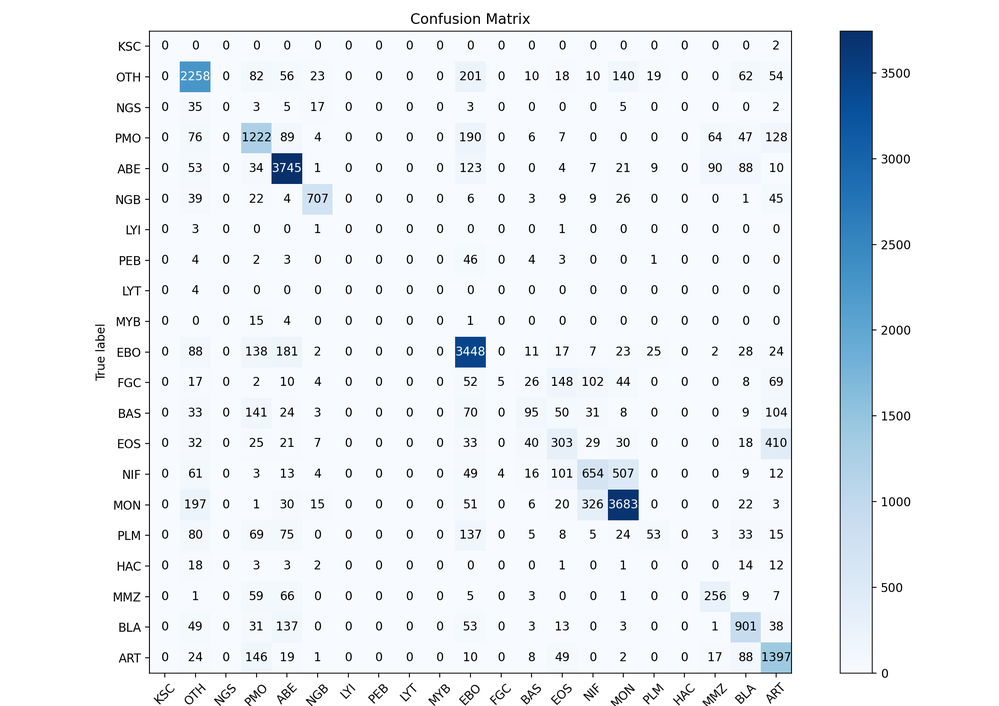
#> input picture Confusion Matrics/DenseNet121.png, 999 x 706 px, shrunk from 2340 x 1654 before the run, found by its file name
$ python matrics.py
#> lines starting #> are read from the running program, lines starting #| are printed output that depends on the picture
from PIL import Image, ImageDraw, ImageFont

# Load the confusion matrix images and their respective model names
image_paths = [
    r'C:\Users\HP\Desktop\Leukemia Research\Models\Confusion Matrics\DenseNet121.png',
    r'C:\Users\HP\Desktop\Leukemia Research\Models\Confusion Matrics\InceptionV3.png',
    r'C:\Users\HP\Desktop\Leukemia Research\Models\Confusion Matrics\MobileNetV2.png',
    r'C:\Users\HP\Desktop\Leukemia Research\Models\Confusion Matrics\ResNet50_10_epoch.png',
    r'C:\Users\HP\Desktop\Leukemia Research\Models\Confusion Matrics\ResNet152.png',
    r'C:\Users\HP\Desktop\Leukemia Research\Models\Confusion Matrics\VGG_16.png',
    r'C:\Users\HP\Desktop\Leukemia Research\Models\Confusion Matrics\Xception.png',
]

model_names = ['DenseNet121', 'InceptionV3', 'MobileNetV2',
               'ResNet50_10_epoch', 'ResNet152', 'VGG_16', 'Xception']

# Open each image
images = [Image.open(image_path) for image_path in image_paths]
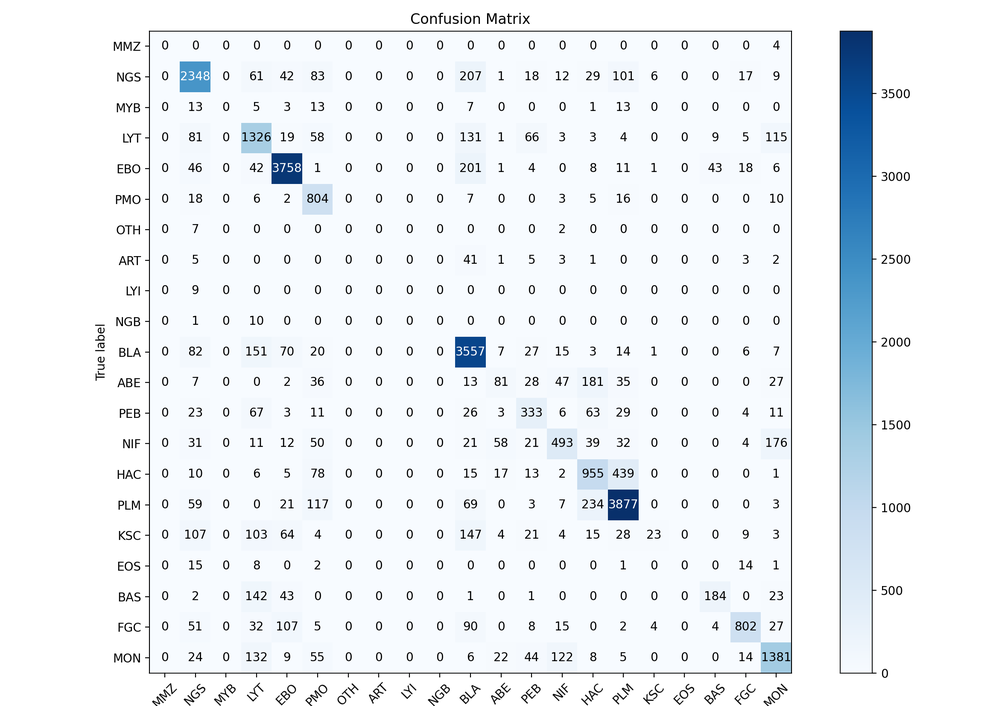
#> input picture Confusion Matrics/InceptionV3.png, 999 x 706 px, shrunk from 2340 x 1654 before the run, found by its file name
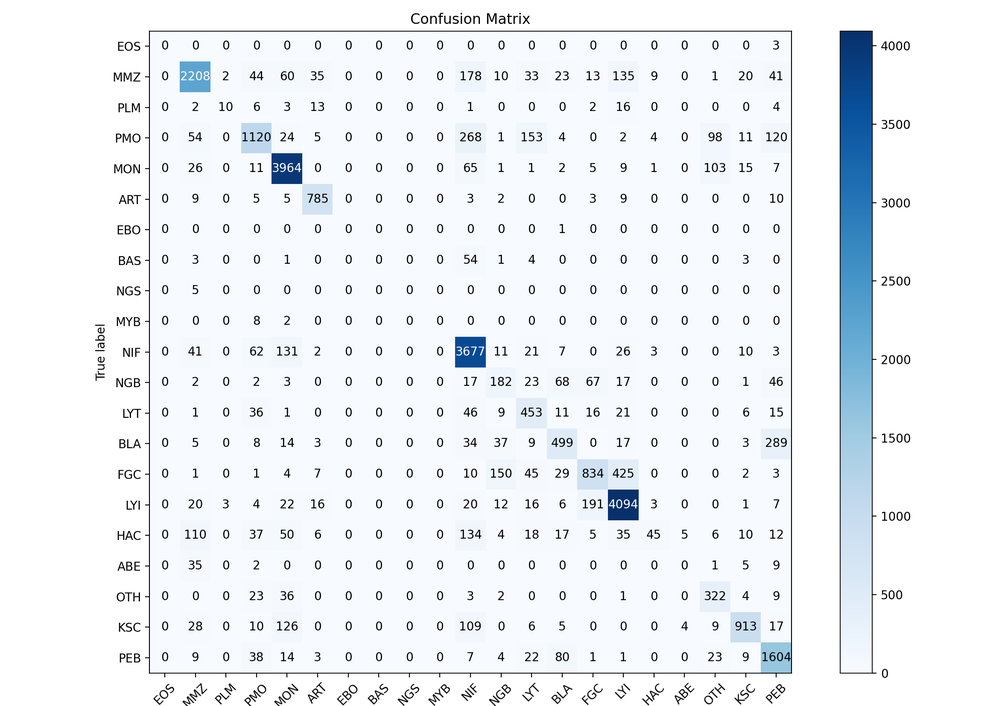
#> input picture Confusion Matrics/MobileNetV2.png, 999 x 706 px, shrunk from 2340 x 1654 before the run, found by its file name
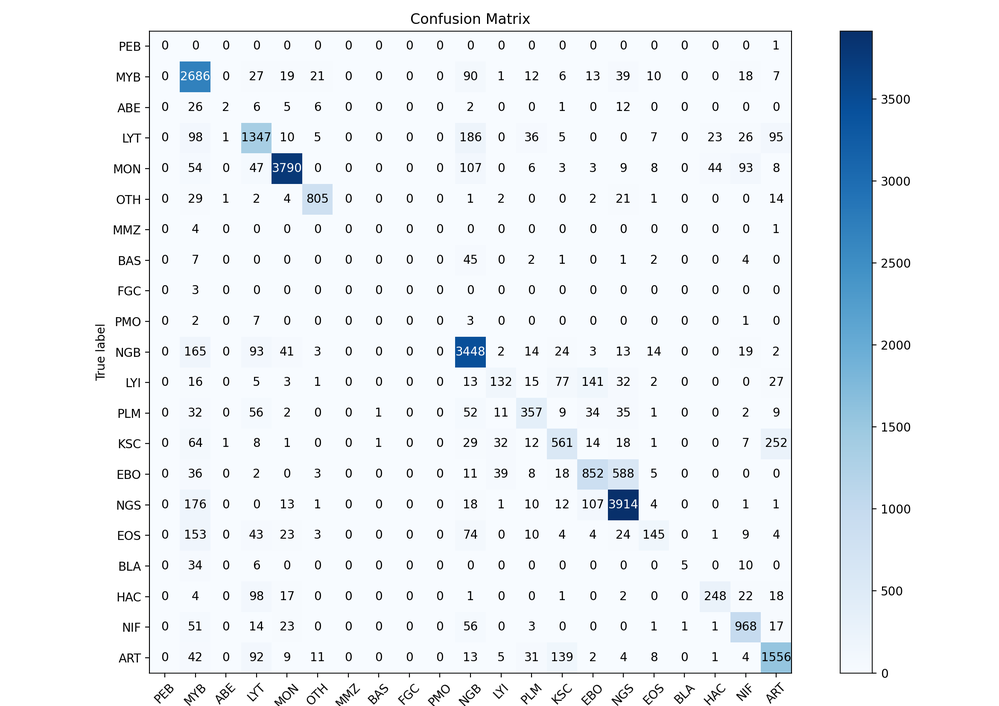
#> input picture Confusion Matrics/ResNet50_10_epoch.png, 999 x 706 px, shrunk from 2340 x 1654 before the run, found by its file name
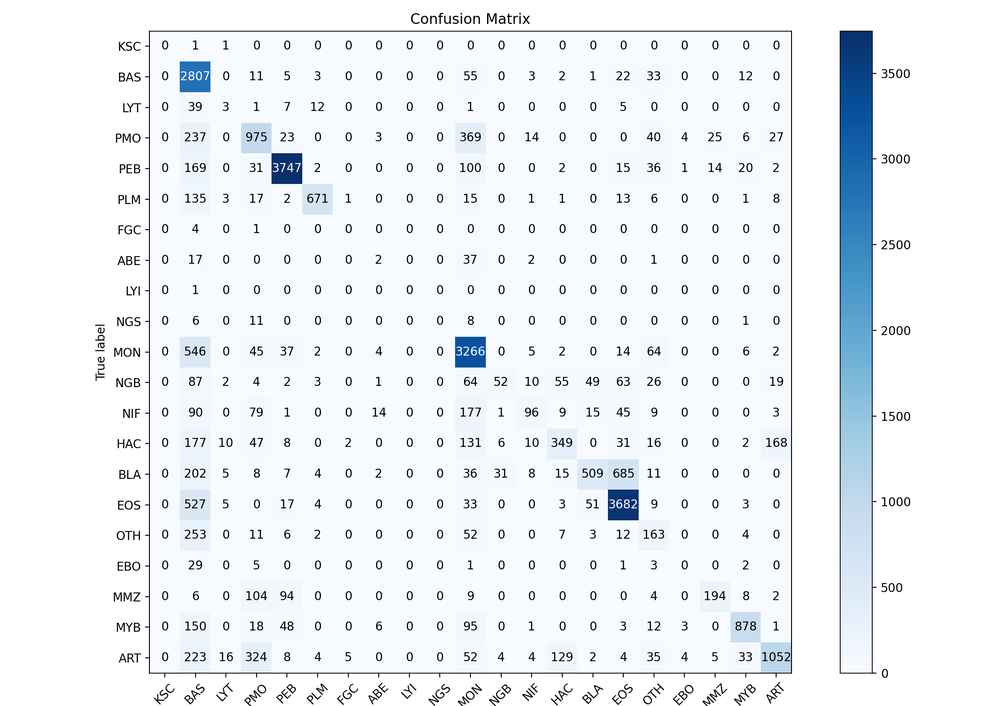
#> input picture Confusion Matrics/ResNet152.png, 999 x 706 px, shrunk from 2340 x 1654 before the run, found by its file name
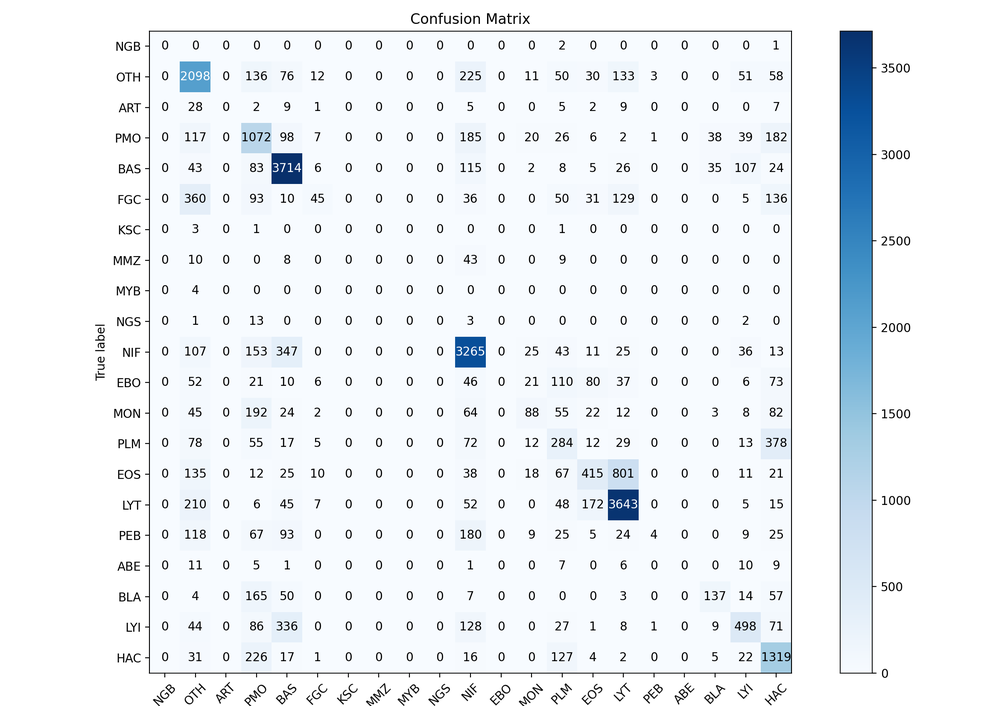
#> input picture Confusion Matrics/VGG_16.png, 999 x 706 px, shrunk from 2340 x 1654 before the run, found by its file name
#> (the run stopped early here; a loop or call above may not have finished)
